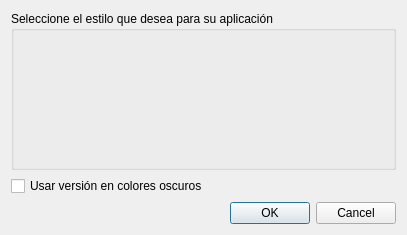
<?xml version="1.0" encoding="UTF-8"?>
<ui version="4.0">
 <class>SeleccionarEstiloDlg</class>
 <widget class="QDialog" name="SeleccionarEstiloDlg">
  <property name="geometry">
   <rect>
    <x>0</x>
    <y>0</y>
    <width>407</width>
    <height>235</height>
   </rect>
  </property>
  <property name="windowTitle">
   <string>Selección de Estilo</string>
  </property>
  <layout class="QVBoxLayout">
   <item>
    <widget class="QGroupBox" name="groupBox">
     <property name="title">
      <string>Seleccione el estilo que desea para su aplicación</string>
     </property>
     <layout class="QVBoxLayout" name="verticalLayout"/>
    </widget>
   </item>
   <item>
    <widget class="QCheckBox" name="chkDarkVersion">
     <property name="text">
      <string>Usar versión en colores oscuros</string>
     </property>
    </widget>
   </item>
   <item>
    <widget class="QDialogButtonBox" name="bbBotones">
     <property name="standardButtons">
      <set>QDialogButtonBox::Cancel|QDialogButtonBox::Ok</set>
     </property>
    </widget>
   </item>
  </layout>
 </widget>
 <resources/>
 <connections/>
</ui>
